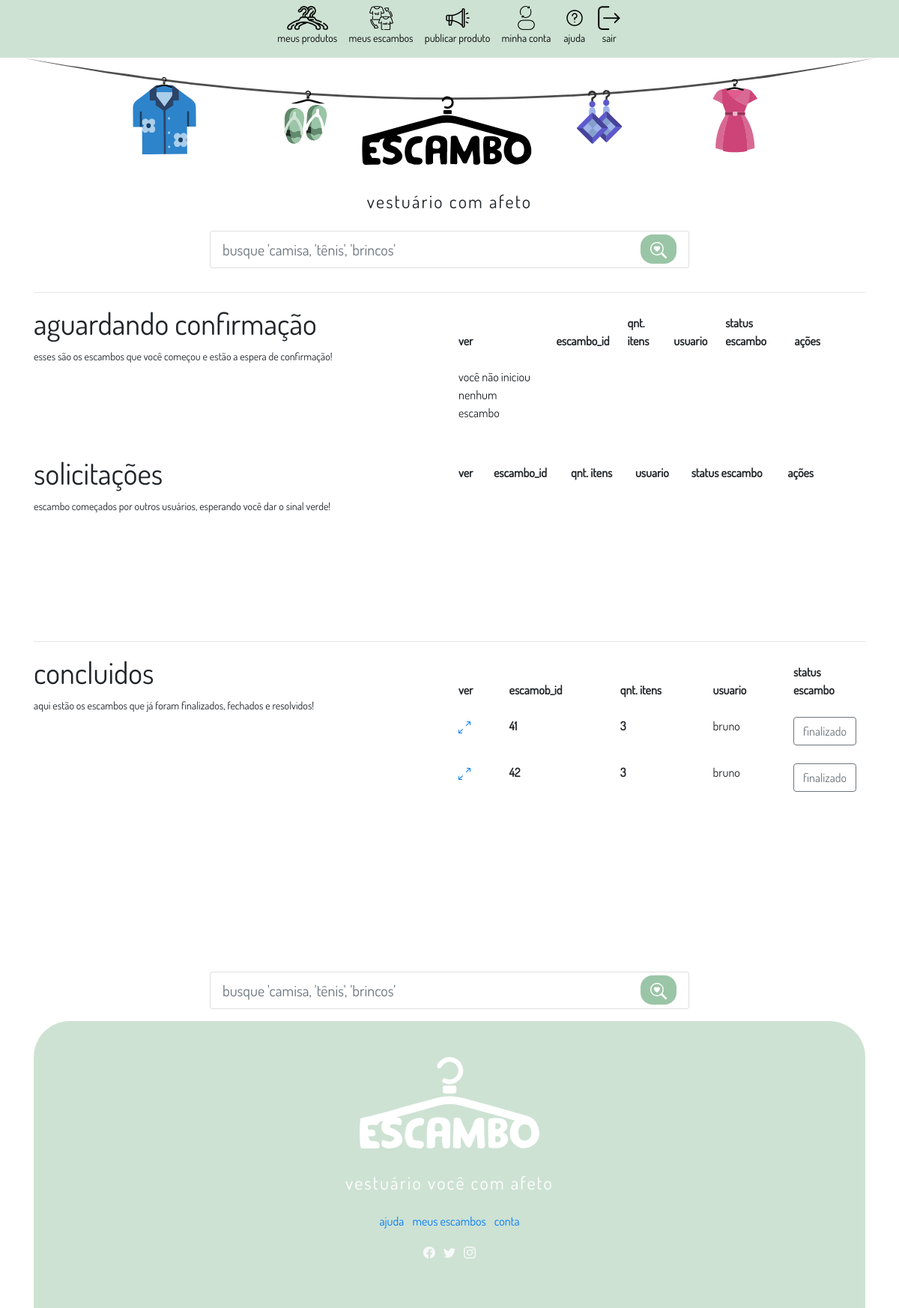
The page /meusEscambos/ (signed in) on the database its author committed.
### app_escambo/models.py (models this page shows, shortened)
class Escambo(models.Model):
    usuarios = models.ManyToManyField(Escambador)
    cestas = models.ManyToManyField(Cesta)
    chat = models.ForeignKey(Chat, on_delete=models.SET_NULL , null=True) # !!!!!!!!!!!!!
    escambo_ativo = models.BooleanField(default=True)
    qnt_itens = models.IntegerField(default=0)
    usuario_iniciou = models.IntegerField(null=False, default=123)
    confirmado_usuario_iniciou = models.BooleanField(default=False)
    confirmado_usuario_outro = models.BooleanField(default=False)
    def __str__(self):
        usernames = self.usuarios.values_list('user__username', flat=True)
        return ' - '.join(usernames)

class Escambador(models.Model):
    user = models.OneToOneField(User, on_delete=models.CASCADE)
    cpf = models.CharField(max_length=14, blank=True)
    endereco = models.CharField(max_length=255)
    telefone = PhoneNumberField(blank=True)
    foto = models.ImageField(upload_to='escambo/usuario_fotos', null=True, blank=True)
    ativos = models.IntegerField(default=0)
    avaliacao = models.FloatField(default=5)

### app_escambo/views.py (the view)
# urls.py: path('meusEscambos/', views.EscaboView.meus_escambos, name='meus_escambos'),
    @login_required(redirect_field_name='next', login_url="/login/")
    def meus_escambos(request):
        dao = escamboDao()
        escambador_logado = request.user.escambador
        escambos_usuario = Escambo.objects.filter(usuarios=escambador_logado)
        print(escambos_usuario)
        escambos_solicitados = Escambo.objects.exclude(usuario_iniciou=escambador_logado.id).filter(usuarios=escambador_logado)
        print(escambos_solicitados)
        escambos_usuario = escambos_usuario.exclude(id__in=escambos_solicitados.values_list('id', flat=True))
        print(escambos_usuario)
        escambos_inativos = Escambo.objects.filter(usuarios=escambador_logado, escambo_ativo=False)
        escambos_usuario = escambos_usuario.exclude(id__in=escambos_inativos)
        escambos_solicitados = escambos_solicitados.exclude(id__in=escambos_inativos)
        context = {
            'meus_escambos': escambos_usuario,
            'escambos_solicitados': escambos_solicitados,
            'escambos_inativos': escambos_inativos,
        }
        return render(request, 'escambo/meus_escambos.html', context )

### app_escambo/templates/escambo/meus_escambos.html (shortened to what this page needs)
{% extends 'escambo/base.html' %}
{% load static %}
{%block css_adicional %}
<link rel="stylesheet" href="{% static 'escambo/css/estiloEscambos.css' %}">
{%endblock%}
{% block conteudo %}
<div class="container">
    <hr>
    <div class="container-cesta">
        <div class="cesta-vai">
            <h1>aguardando confirmação</h1>
            <small>
                esses são os escambos que você começou e estão a espera de confirmação!
            </small>
        </div>
        <div class="itens-vai">
            <table class="table table-borderless">
                <thead>
                    <tr>
                        <th scope="col">ver</th>
                        <th scope="col">escambo_id</th>
                        <th scope="col">qnt. itens</th>
                        <th scope="col">usuario</th>
                        <th scope="col">status escambo</th>
                        <th scope="col">ações</th>
                        <th scope="col"></th>
                        <th scope="col"></th>
                    </tr>
                </thead>
                <tbody>
                    {% if meus_escambos%}
                    {% for escambo in meus_escambos %}
                    {% if escambo.escambo_ativo %}
                    <tr>
                        <td scope="col">
                            <a href="#" data-bs-toggle="modal" data-bs-target="#exampleModalCenter">
                                <svg xmlns="http://www.w3.org/2000/svg" width="16" height="16" fill="currentColor"
                                    class="bi bi-arrows-angle-expand" viewBox="0 0 16 16">
                                    <path fill-rule="evenodd"
                                        d="M5.828 10.172a.5.5 0 0 0-.707 0l-4.096 4.096V11.5a.5.5 0 0 0-1 0v3.975a.5.5 0 0 0 .5.5H4.5a.5.5 0 0 0 0-1H1.732l4.096-4.096a.5.5 0 0 0 0-.707zm4.344-4.344a.5.5 0 0 0 .707 0l4.096-4.096V4.5a.5.5 0 1 0 1 0V.525a.5.5 0 0 0-.5-.5H11.5a.5.5 0 0 0 0 1h2.768l-4.096 4.096a.5.5 0 0 0 0 .707z" />
                                </svg>
                                <div class="modal fade" id="exampleModalCenter" tabindex="-1" role="dialog"
                                    aria-labelledby="exampleModalCenterTitle" aria-hidden="true">
                                    <div class="modal-dialog modal-dialog-centered" role="document">
                                        <div class="modal-content">
                                            <div class="modal-header">
                                                <h5 class="modal-title" id="exampleModalLongTitle">Itens envolvidos</h5>
                                                <button type="button" class="btn-close" data-bs-dismiss="modal"
                                                    aria-label="Fechar"></button>
                                            </div>
                                            <div class="modal-body">
                                                <h4>escambos_usuario</h4>
                                                <div class="foto">
                                                    <img src="assets/img/corta-vento.jpg" alt="Foto 1" width="250">
                                                </div>
                                                <h4>itens de escambador</h4>
                                                <div class="foto">
                                                    <img src="assets/img/brincos.jpg" alt="Foto 2" width="250">
                                                </div>
                                                <div class="foto">
                                                    <img src="assets/img/camisa.jpg" alt="Foto 2" width="250">
                                                </div>
                                            </div>
                                            <div class="modal-footer">
                                                <button type="button" class="btn btn-secondary"
                                                    data-bs-dismiss="modal">Fechar</button>
                                                <button type="button" class="btn btn-primary">Salvar alterações</button>
                                            </div>
                                        </div>
                                    </div>
                                </div>
                        </td>
                        <td scope="row"> {{escambo.id}} </td>
                        <td scope="row"> {{escambo.qnt_itens}} </td>
                        {% for usuario in escambo.usuarios.all %}
                        {% if usuario.user != request.user %}
                        <td>{{ usuario.user.username }}</td>
                        {% endif %}
                        {% endfor %}
                        <th>ativo</th>
                        <td width='80'><a class="btn btn-outline-info" href="#">modificar</a></td>
                        <td><a class="btn btn-outline-primary" href="#">conversar</a></td>
                        <td width='80'><a class="btn btn-outline-danger" href="#">desistir</a></td>
                    </tr>
                    {% endif %}
                    {% endfor %}
                    {%else%}
                    <tr>
                        <td scope="col">
                            <p>você não iniciou nenhum escambo</p>
                        </td>
                    </tr>
                    {%endif%}
                </tbody>
            </table>
        </div>
        <div class="cesta-vem">
            <h1>solicitações</h1>
            <small>
                escambo começados por outros usuários, esperando você dar o sinal verde!
            </small>
        </div>
        <div class="itens-vem">
            <table class="table table-borderless">
                <thead>
                    <tr>
                        <th scope="col">ver</th>
                        <th scope="col">escambo_id</th>
                        <th scope="col">qnt. itens</th>
                        <th scope="col">usuario</th>
                        <th scope="col">status escambo</th>
                        <th scope="col">ações</th>
                        <th scope="col"></th>
                        <th scope="col"></th>
                    </tr>
                </thead>
            </table>
        </div>
    </div>
    <hr>
    <div class="container-cesta">
        <div class="cesta-vai">
            <h1>concluidos</h1>
            <small>
                aqui estão os escambos que já foram finalizados, fechados e resolvidos!
            </small>
        </div>
        <div class="itens-vai">
            <table class="table table-borderless">
                <thead>
                    <tr>
                        <th scope="col">ver</th>
                        <th scope="col">escamob_id</th>
                        <th scope="col">qnt. itens</th>
                        <th scope="col">usuario</th>
                        <th scope="col">status escambo</th>
                    </tr>
                </thead>
                <tbody>
                    {% if escambos_inativos%}
                    {% for escambo in escambos_inativos %}
                    <tr>
                        <th scope="col">
                            <a href="#">
                            </a>
                        </th>
                        <th scope="row"> {{escambo.id}} </th>
                        <th scope="row"> {{escambo.qnt_itens}} </th>
                        {% for usuario in escambo.usuarios.all %}
                        {% if usuario.user != request.user %}
                        <td>{{ usuario.user.username }}</td>
                        {% endif %}
                        {% endfor %}
                        <td width='80'><a class="btn btn-outline-secondary" href="#">finalizado</a></td>
                    </tr>
                    {% endfor %}
                    {%else%}
                    <tr>
                        <td scope="col">
                            <p>você não finalizou nenhum escambo ainda.</p>
                        </td>
                    </tr>
                    {%endif%}
                </tbody>
            </table>
        </div>
    </div>
</div>
{% endblock %}

### static/escambo/css/estilo.css (style rules this page uses)
body { background-color: white; text-transform: lowercase; font-family: 'Dosis', sans-serif; }

### static/escambo/css/estiloEscambos.css (style rules this page uses)
.container-cesta { display: grid; grid-template-columns: 1fr 1fr; grid-template-rows: 1fr 1fr; gap: 0% 0%; grid-auto-flow: row dense; grid-template-areas: "cesta-vai itens-vai" "cesta-vem itens-vem" }
.cesta-vem { grid-area: cesta-vem; }
.itens-vem { grid-area: itens-vem; }
.cesta-vai { grid-area: cesta-vai; }
.itens-vai { grid-area: itens-vai; }

### rows shown on the page
Escambo: id "41", qnt_itens "3"
Escambador: user.username "bruno"
Escambo: id "42", qnt_itens "3"
